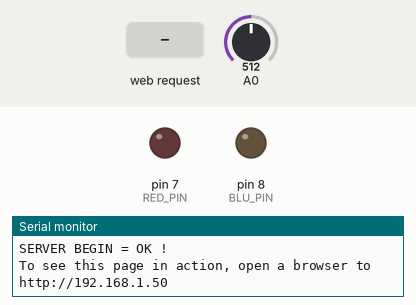
Bench run of a sketch on a simulated Arduino Uno, built with avr-gcc and run on an emulated ATmega328P. Parts: output pins drawn as LEDs (lit = HIGH), the last lines printed to the serial monitor. The inputs (shaded band) are chosen by the test bench; at power-on: A0 = 512. WiFi joins after 1.5 s; servers stay silent unless stated.

Above: at 2.7 s.
2.8 s: HTTP request GET /H received
At 4.9 s:
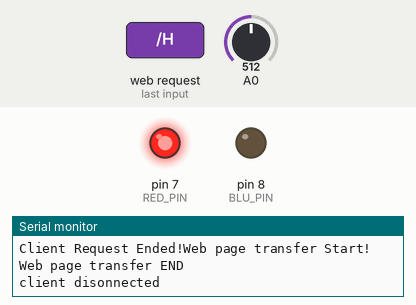
5.3 s: HTTP request GET /L received
At 6.9 s:
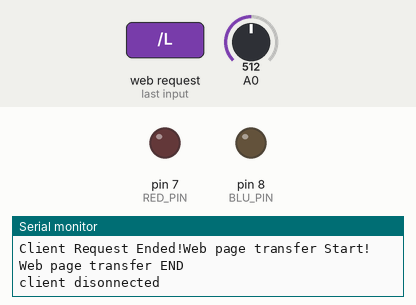
Timing chart, 0 to 8.4 s (numbered marks = the images above; inputs shaded):
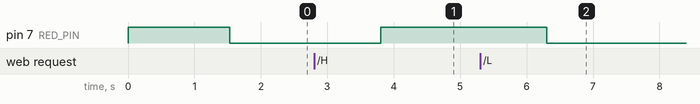

Measured:
- after the input at 2.8 s, pin 7 (RED_PIN): LOW → HIGH after 1.0 s
- after the input at 5.3 s, pin 7 (RED_PIN): HIGH → LOW after 1.0 s

The sketch:

EX_WebServer_LED.ino
```cpp
/* ---------------------------------------------------------------------------
 *  사용하는 AP공유기의 SSID, PASSWORD로 변경하여 실습
 *  char         ssid[]       = "사용 AP공유기 SSID"
 *  char         pass[]       = "사용 AP공유기 PASSWORD"
 *
 *  PC 또는 노트북 또는 휴대폰과 동일 AP공유기 접속 필수!
 *  웹브라우저(익스플로러 또는 크롬)와 통신
 * --------------------------------------------------------------------------*/
//- 라이브러리 추가 -------------------------------------------------------------
#include <WiFiEsp.h>
#include <SoftwareSerial.h>

//- 전역 상수 선언 --------------------------------------------------------------
#define RXD_PIN       2
#define TXD_PIN       3
#define RED_PIN       7
#define BLU_PIN       8

SoftwareSerial        wifi(RXD_PIN, TXD_PIN);

//- 전역 변수 선언 --------------------------------------------------------------
char         ssid[]       = "Narcoker";                 //- 연결 AP SSID
char         pass[]       = "1234qwer";           //- 연결 AP PASS
int          wifiStatus   = WL_IDLE_STATUS;       //- 현재 WiFi 상태
IPAddress    ip;                                  //- IP정보 저장

int          gCount      =  0;
String       szLED       =  "끄기";
bool         bSend       =  false;

//- 객체 변수 선언 --------------------------------------------------------------
WiFiEspServer server(80);                         //- 웹 서버 객체 선언

//- 초기화 ------------------------------------------------------------------------
void setup()
{
    Serial.begin(9600);                         //- 디버깅용 시리얼 초기화
    wifi.begin(9600);                           //- ESP WiFi 연결될 시리얼 포트 초기화

    pinMode(RED_PIN, OUTPUT);
    pinMode(BLU_PIN, OUTPUT);
    digitalWrite(RED_PIN, HIGH);                //- ESP WiFi 초기화 시작
    initWiFly();                                //- ESP WiFi 초기화
    digitalWrite(RED_PIN, LOW);                 //- ESP WiFi 초기화 끝
}

//- WiFi 초기화 ----------------------------------------------------------------
void initWiFly() {
    Serial.println("InitWiFly.....");

    //- ESP WiFi 모듈과 아두이노 시리얼 포트 연결 초기화
    WiFi.init(&wifi);

    //- ESP WiFi 존재 여부 체크
    if (WiFi.status() == WL_NO_SHIELD)
    {
        Serial.println("WiFi shield not present");
        while (true);
    }

    //- AP 공유기 접속 시도
    while ( wifiStatus != WL_CONNECTED)
    {
        Serial.print("Attempting to connect to WPA SSID: ");
        Serial.println(ssid);

        //- WPA/WPA2 네트워크 접속 시도
        wifiStatus = WiFi.begin(ssid, pass);
    }

    //-서버 시작
    server.begin();
    Serial.println("SERVER BEGIN = OK !");

    //- 할당 받은 IP주소 정보 출력
    ip = WiFi.localIP();
    Serial.print("To see this page in action, open a browser to http://");
    Serial.println(ip);
    Serial.println();
}

//- 기능 구현 -------------------------------------------------------------------
void loop()
{
   //- 클라이언트 접속 요청 시 클라이언트 객체 생성
   WiFiEspClient client = server.available();
   if(client)
   {
      Serial.println("new client");

      //- 클라이언트가 접속되어 있는 동안
      while(client.connected())
      {
          //- 클라이언트로부터 전송된 데이터가 있을 경우
          if (client.available())
          {
              String rxData = client.readString();
             /* 디버깅용 생략 가능
              Serial.println("============================================");
              Serial.println(rxData);
              Serial.println("============================================");
             */
              //- Client로부터 온 요청 처리
             if(rxData.startsWith("GET /H"))
             {
                  digitalWrite(RED_PIN, HIGH);
                   szLED = "켜기";
                   Serial.println("ON ON");
                   bSend = true;
             }else if(rxData.startsWith("GET /L")){
                  digitalWrite(RED_PIN, LOW);
                  szLED = "끄기";
                  Serial.println("OFFF");
                  bSend = true;
             }

              //- Client 응답 페이지 전송
              if(rxData.endsWith("\r\n\r\n"))
              {
                 sendHttpResponse(client);
                 break;
             }

          }
      } //- while()

      client.stop();
      Serial.println("client disonnected");
  }
}

//- 클라이언트 요청에 대한 응답 웹페이지 출력 함수 -------------------
void sendHttpResponse(WiFiEspClient client)
{
    Serial.print("Client Request Ended!");
    Serial.println("Web page transfer Start!");

    client.println("HTTP/1.1 200 OK");
    client.println("Content-Type: text/html; charset=UTF-8");
    client.println("Connection: close");
    client.println("Refresh: 7");         //- 웹 페이지 갱신 초 단위 시간 설정
    client.println();

    // 클라이언트에 보여질 웹 페이지 HTML 부분
    client.println("<!DOCTYPE HTML>");
    client.println("<html>");
    client.println("<h1>Hello World!</h1>");
    client.print("Requests received: ");
    client.print(gCount++);
    client.println("<br>");

    //- 클라이언트에 센서로부터 측정된 값 출력 부분
    client.print("Analog input A0: ");
    client.print(analogRead(0));
    client.println("<br>");

    //- 현재 LED 상태 출력 부분
    client.print("The LED : ");
    client.print(szLED);
    client.println("<br>");

    //- 클라이언트의 버튼 입력을 받는 부분 ==> 2번 연속 클릭 시 데이터 전달
    client.println("<P>LED : <a href=\"/H\"><button>켜기</button></a>");
    client.println(" <a href=\"/L\"><button>끄기</button></a><br>");
    client.println("</body>");
    client.println("</html>");
    client.println();
    client.println();
    Serial.println("Web page transfer END");
}
```
